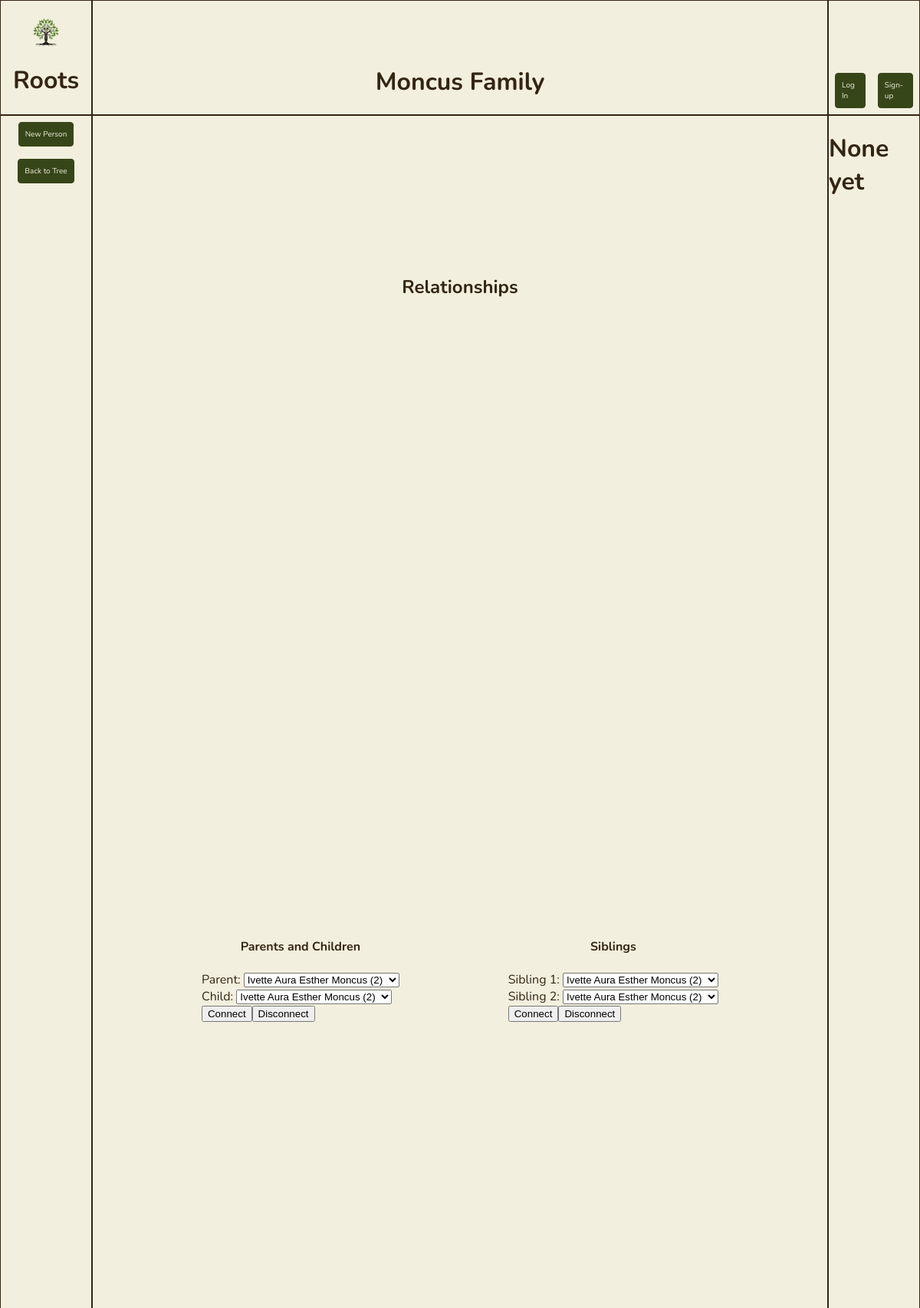
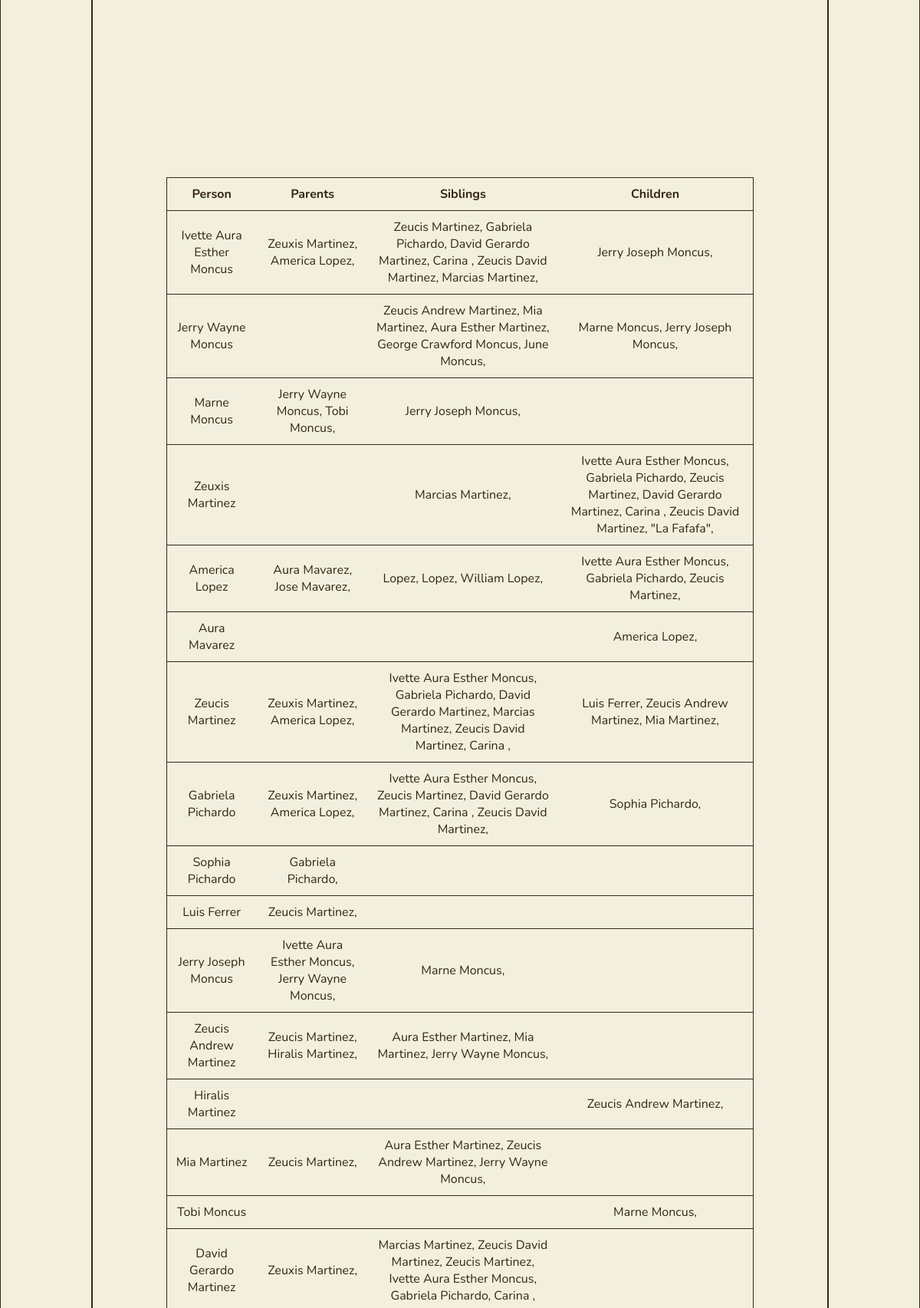
Page /relationships (upper part) on the committed database (2 pictures, top to bottom).
### app.py (models this page shows, shortened)
class Person(db.Model):
    id = db.Column(db.Integer, primary_key=True)
    first_name = db.Column(db.String(200), nullable=False)
    last_name = db.Column(db.String(200), nullable=False)
    middle_name = db.Column(db.String(200), nullable=False, default='')
    nick_name = db.Column(db.String(200), nullable=False, default='')
    date_created = db.Column(db.DateTime, default=datetime.utcnow)
    parents = db.relationship('Person',
                              secondary = person_parent_association,
                              primaryjoin = id == person_parent_association.c.person_id,
                              secondaryjoin = id == person_parent_association.c.parent_id,
                              backref = db.backref('children', lazy='select'))
    siblings = db.relationship('Person',
                              secondary = sibling_association,
                              primaryjoin = id == sibling_association.c.left_id,
                              secondaryjoin = id == sibling_association.c.right_id,
                              back_populates = 'siblings',
                              lazy='select')
    stories_told = db.relationship('Story', backref='teller', lazy='select')
    stories_mentioned_in = db.relationship('Story',
                                           secondary=story_person_association,
                                           backref='mentioned_people',
                                           lazy='select')

### app.py (the view)
@app.route('/relationships', methods=['GET'])
def relationships():
    people = Person.query.order_by(Person.date_created).all()
    return render_template('relationships.html', people=people)

### templates/relationships.html (shortened to what this page needs)
{% extends 'base.html' %}
{% block body %}
<div class="default-grid" id="relationships-grid">
    <div class="grid-item grid-item-1">
        <div class="logo" id="logo-index">
            <div class="content-container-column">
                    <img src="{{ url_for('static', filename='logos/green-tree-logo.png') }}" alt="Green Tree Logo">
                    <h1>Roots</h1>
            </div>
        </div>
    </div>
    <div class="grid-item grid-item-2">
        <div class="current-family-name" id="current-family-name-index">
            <div class="content-container-row">
                <h1>Moncus Family</h1>
            </div>
        </div>
    </div>
    <div class="grid-item grid-item-3">
        <div class="account-tasks-panel">
            <div class="content-container-row">
                <a class="btn" id='log-in' href="">Log In</a>
                <a class="btn" id='sign-up' href="">Sign-up</a>
            </div>
        </div>
    </div>
    <div class="grid-item grid-item-4">
        <div class="app-tasks-panel">
            <div class="content-container-column">
                <a class="btn" id='addPersonBtn'>New Person</a>
                <a class="btn" id='to_tree' href="/">Back to Tree</a>
            </div>
        </div>
    </div>
    <div class="grid-item grid-item-5" id="relationships-container">
        <div class="grid-subitem-1" id="relationships-header">
            <h2>Relationships</h2>
        </div>
        <div class="grid-subitem-2" id="forms-container">
            <div class="form-container">
                <h4>Parents and Children</h4>
                <form id="parentChildForm" action="/parent_child_action" method="POST">
                    <div>
                        <label for="parent">Parent:</label>
                        <select id="parent" name="parent">
                            {% for person in people %}
                                <option value="{{ person.id }}">{{ person.first_name }} {{ person.middle_name }} {{ person.last_name }} ({{person.id}})</option>
                            {% endfor %}
                        </select>
                    </div>
                    <div>
                        <label for="child">Child:</label>
                        <select id="child" name="child">
                            {% for person in people %}
                                <option value="{{ person.id }}">{{ person.first_name }} {{ person.middle_name }} {{ person.last_name }} ({{person.id}})</option>
                            {% endfor %}
                        </select>
                    </div>
                    <div class="btn-container">
                        <div>
                            <input type="submit" name="action" value="Connect">
                        </div>
                        <div>
                            <input type="submit" name="action" value="Disconnect">
                        </div>
                    </div>
                </form>
            </div>
            <div class="form-container">
                <h4>Siblings</h4>
                <form id="siblingForm" action="/sibling_action" method="POST">
                    <div>
                        <label for="sibling_1">Sibling 1:</label>
                        <select id="sibling_1" name="sibling_1">
                            {% for person in people %}
                                <option value="{{ person.id }}">{{ person.first_name }} {{ person.middle_name }} {{ person.last_name }} ({{person.id}})</option>
                            {% endfor %}
                        </select>
                    </div>
                    <div>
                        <label for="sibling_2">Sibling 2:</label>
                        <select id="sibling_2" name="sibling_2">
                            {% for person in people %}
                                <option value="{{ person.id }}">{{ person.first_name }} {{ person.middle_name }} {{ person.last_name }} ({{person.id}})</option>
                            {% endfor %}
                        </select>
                    </div>
                    <div class="btn-container">
                        <div>
                            <input type="submit" name="action" value="Connect">
                        </div>
                        <div>
                            <input type="submit" name="action" value="Disconnect">
                        </div>
                    </div>
                </form>
            </div>
        </div>
        <div class="grid-subitem-3">
            <table class="bordered" id="relationship-table">
                <tr>
                    <th>Person</th>
                    <th>Parents</th>
                    <th>Siblings</th>
                    <th>Children</th>
                </tr>
                {% for person in people %}
                    <tr>
                        <td>{{ person.first_name }} {{ person.middle_name }} {{ person.last_name }}</td>
                        <td>
                            {% for person in person.parents %}
                            {{ person.first_name }} {{ person.middle_name }} {{ person.last_name }},
                            {% endfor %}
                        </td>
                        <td>
                            {% for person in person.siblings %}
                            {{ person.first_name }} {{ person.middle_name }} {{ person.last_name }},
                            {% endfor %}
                        </td>
                        <td>
                            {% for person in person.children %}
                            {{ person.first_name }} {{ person.middle_name }} {{ person.last_name }},
                            {% endfor %}
                        </td>
                    </tr>
                {% endfor %}
            </table>
        </div>
    </div>
    <div class="grid-item grid-item-6">
        <div class="secondary-panel">
            <div class="content-container-column">
                <h1>None yet</h1>
            </div>
        </div>
    </div>
</div>
{% endblock %}

### static/css/main.css (style rules this page uses)
:root { --main-black: #0a0a0a; --main-white: #fff; --main-bg-color: #f2efde; --main-bg-border-color: #342512; --main-text-color: #342512; --main-secondary-text-color: #9d864d; --main-hover-text-color: #f2efde; --main-item-color: #374619; --main-item-border-color: #374619; --main-item-color-hover: #7e883d; --main-dark-brown: #342512; --main-light-brown: #9d864d; --main-cream: #f2efde; --main-light-green: #7e883d; --main-dark-green: #374619; }
body { margin: 0px; padding: 0px; box-sizing: border-box; font-family: Nunito, sans-serif; background-color: var(--main-cream); color: var(--main-dark-brown); display: flex; justify-content: center; align-items: center; }
.content-container-column { display: flex; justify-content: center; align-items: center; flex-direction: column; }
.content-container-row { display: flex; justify-content: center; align-items: center; flex-direction: row; }
a { cursor: pointer; }

### static/css/grid.css (style rules this page uses)
.default-grid { width: 100%; display: grid; grid-template-columns: 10% auto 10%; grid-template-rows: 150px auto; gap: 0px; height: 100vh; }
.grid-item { border: solid 1px var(--main-dark-brown); }
.grid-item-1 { grid-area: 1 / 1 / span 1 / span 1; display: flex; justify-content: center; align-items: center; }
.grid-item-1 img { width: 33%; height: height; padding-top: 20px; }
.grid-item-2 { grid-area: 1 / 2 / span 1 / span 1; display: flex; align-items: end; justify-content: center; }
.grid-item-3 { grid-area: 1 / 3 / span 1 / span 1; display: flex; align-items: end; justify-content: center; }
.grid-item-4 { grid-area: 2 / 1 / span 1 / span 1; }
.grid-item-5 { grid-area: 2 / 2 / span 1 / span 1; overflow-y: auto; }
.grid-item-6 { grid-area: 2 / 3 / span 1 / span 1; }

### static/css/buttons.css (style rules this page uses)
.btn-container { display: flex; flex-direction: row; align-items: center; justify-content: center; height: 10%; }
.btn { font-size: 10px; padding: 8px; background-color: var(--main-dark-green); text-decoration: none; border: solid 1px var(--main-dark-green); border-radius: 4px; margin: 8px; color: var(--main-cream); }

### static/css/tables.css (style rules this page uses)
table { margin: auto; border-collapse: collapse; width: 80%; background-color: var(--main-cream); }
tr { height: 25px; }
td, th { text-align: center; padding: 10px; }
.bordered tr { border: solid 1px var(--main-dark-brown); }
.borderless th, td, tr { border: none; }

### static/css/relationships.css (style rules this page uses)
#relationships-container { display: grid; grid-template-columns: 100%; grid-template-rows: 10% 30% auto; gap: 0px; }
#relationships-container .grid-subitem-1 { grid-area: 1 / 1; display: flex; flex-direction: row; justify-content: center; align-items: center; }
#relationships-container .grid-subitem-2 { grid-area: 2 / 1; display: flex; flex-direction: row; justify-content: space-evenly; align-items: center; }
.grid-subitem-2 .form-container { display: flex; flex-direction: column; justify-content: space-between; align-items: center; }
.form-container .btn-container { display: inline-flex; justify-content: space-between; }
#relationships-container .grid-subitem-3 { grid-area: 3 / 1; display: flex; flex-direction: row; justify-content: center; align-items: center; }

### rows in the picture
Person: first_name "Ivette", middle_name "Aura Esther", last_name "Moncus"
Person: first_name "Zeuxis", last_name "Martinez"
Person: first_name "America", last_name "Lopez"
Person: first_name "Zeucis", last_name "Martinez"
Person: first_name "Gabriela", last_name "Pichardo"
Person: first_name "David", middle_name "Gerardo", last_name "Martinez"
Person: first_name "Carina"
Person: first_name "Zeucis", middle_name "David", last_name "Martinez"
Person: first_name "Marcias", last_name "Martinez"
Person: first_name "Jerry", middle_name "Joseph", last_name "Moncus"
Person: first_name "Jerry", middle_name "Wayne", last_name "Moncus"
Person: first_name "Zeucis", middle_name "Andrew", last_name "Martinez"
Person: first_name "Mia", last_name "Martinez"
Person: first_name "Aura", middle_name "Esther", last_name "Martinez"
Person: first_name "George", middle_name "Crawford", last_name "Moncus"
Person: first_name "June", last_name "Moncus"
Person: first_name "Marne", last_name "Moncus"
Person: first_name "Tobi", last_name "Moncus"
Person: last_name "\"La Fafafa\""
Person: first_name "Aura", last_name "Mavarez"
Person: first_name "Jose", last_name "Mavarez"
Person: last_name "Lopez"
Person: last_name "Lopez"
Person: first_name "William", last_name "Lopez"
Person: first_name "Luis", last_name "Ferrer"
Person: first_name "Sophia", last_name "Pichardo"
Person: first_name "Hiralis", last_name "Martinez"

### other values in the picture
form field parent "Ivette Aura Esther Moncus (2)"
form field child "Ivette Aura Esther Moncus (2)"
form field sibling_1 "Ivette Aura Esther Moncus (2)"
form field sibling_2 "Ivette Aura Esther Moncus (2)"
